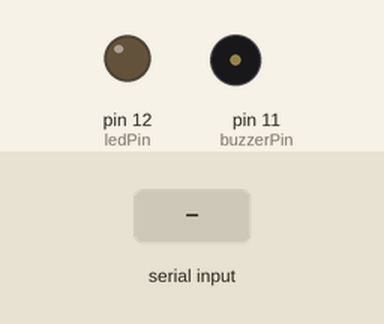
Bench run of a sketch on a simulated Arduino Uno, built with avr-gcc and run on an emulated ATmega328P. Parts: output pins drawn as LEDs (lit = HIGH), buzzer (waves = sounding, pin HIGH). Inputs (shaded band) come from the test bench. What the sketch prints to the serial monitor is not drawn.

Above: at 1.2 s.
1.3 s: "90 45\n" received over Serial
At 2.5 s:
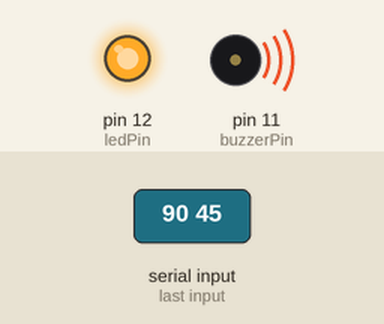
Timing chart, 0 to 10.3 s (numbered marks = the images above; inputs shaded):
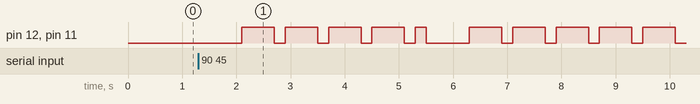

Measured:
- after the input at 1.3 s, pin 12 (ledPin), pin 11 (buzzerPin): goes 4 × (HIGH 0.60 s, LOW 0.20 s), HIGH 0.20 s, LOW 0.80 s, 4 × (HIGH 0.60 s, LOW 0.20 s), HIGH 0.60 s, then LOW, starting after 0.80 s

The sketch:

sketch_MorseCode.ino
```cpp
const int ditDelay = 200;
const int dahDelay = ditDelay * 3;
const int betweenCharacterDelay = ditDelay * 3;
const int wordDelay = ditDelay * 7;
const int sentinel = 33;
const int ledPin = 12;
const int buzzerPin = 11;
String morseCodeLetters[26]={
    // A to G
    ".-", "-...", "-.-.", "-..", ".", "..-.", "--.",
    // H to N
    "....", "..", ".---", "-.-", ".-..", "--", "-.",
    // O to U
     "---", ".--.", "--.-", ".-.", "...", "-", "..-",
    // V to Z
     "...-", ".--", "-..-", "-.--", "--..",
};
String morseCodeNumbers[10] = {
    //0 through 9
    "-----", ".----", "..---", "...--", "....-", ".....", "-....", "--...", "---..", "----."
};

boolean running = true;
int nextByte = 0; //for reading data coming from serial

void setup() {
  // put your setup code here, to run once:
  pinMode(ledPin, OUTPUT);
  pinMode(buzzerPin, OUTPUT);
  Serial.begin(9600);
  Serial.print("Welcome, please enter a string to convert to morse code: ");
}

void loop() {
    String currentMorseCode = "";
    if(running){
        if(Serial.available() > 0){
            nextByte = Serial.read();
            //convert lowercase letters to upper, then handle those together
            if(nextByte >= 97 && nextByte <= 122){
                nextByte -= 32;
            }

            if(nextByte >= 65 && nextByte <= 90){
                currentMorseCode = morseCodeLetters[nextByte-65];
                processMorseCode(currentMorseCode);
            }
            else if(nextByte >= 48 && nextByte <= 57){
                currentMorseCode = morseCodeNumbers[nextByte-48];
                processMorseCode(currentMorseCode);
            }
            else if(nextByte == 32){
                processMorseCode(" ");
            }
            else if(nextByte == sentinel){
                running = false;
                digitalWrite(ledPin, LOW);
                digitalWrite(buzzerPin, LOW);
            }
            else{
                //ignore non alphanumeric, non-sentinel characters
            }

        }
    }
}

void processMorseCode(String code){
    if(code == " "){
        //delay of 7 dits between words
        delay(wordDelay);
    }
    else{
       //introduce a 3 dit delay between letters
       delay(betweenCharacterDelay);
       for(int i = 0; i < code.length(); i++){
            //delay for the duration of one dit between each sound within a character
            delay(ditDelay);

            if(code[i] == '.'){
                //brighten LED for one dit duration, then send back to low
                digitalWrite(ledPin, HIGH);
                digitalWrite(buzzerPin, HIGH);
                delay(ditDelay);
                digitalWrite(ledPin, LOW);
                digitalWrite(buzzerPin, LOW);
            }
            else if(code[i] == '-'){
                //brighten LED for one dah duration, then send back to low
                digitalWrite(ledPin, HIGH);
                digitalWrite(buzzerPin, HIGH);
                delay(dahDelay);
                digitalWrite(ledPin, LOW);
                digitalWrite(buzzerPin, LOW);
            }
        }
    }
}
```
